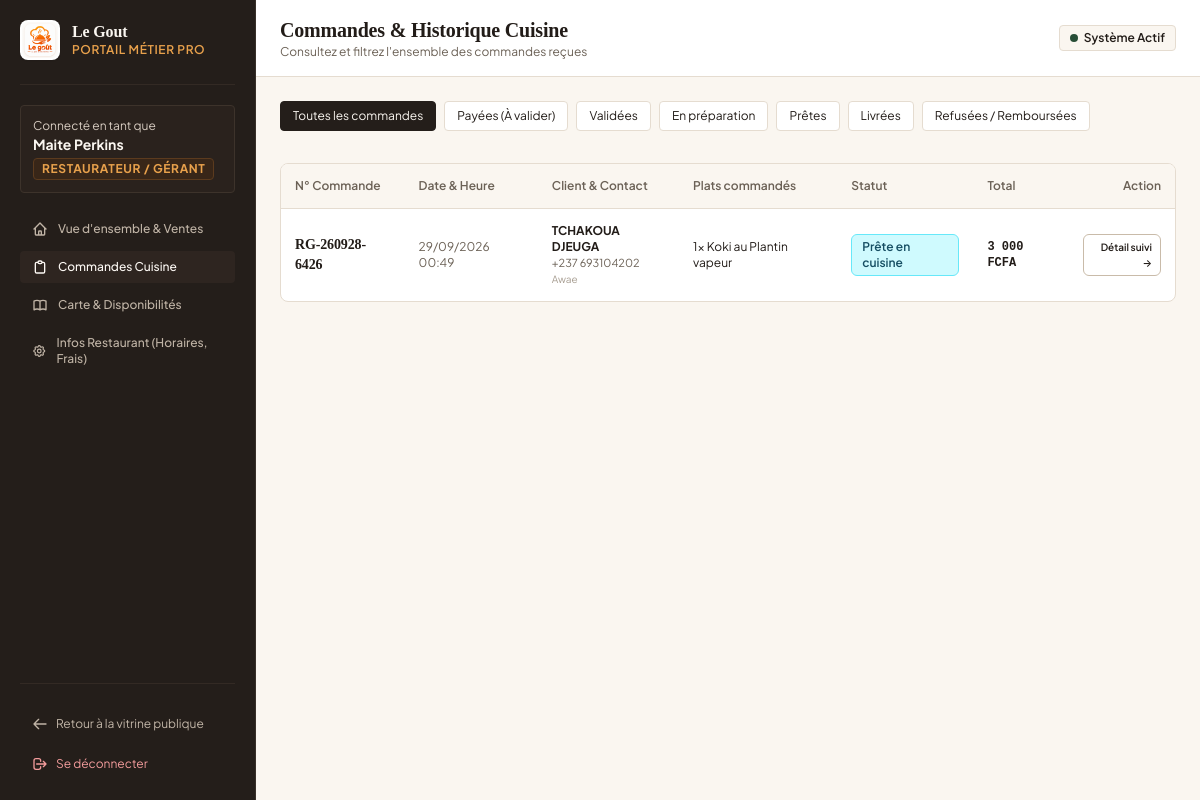
The app's page /dashboard/restaurant/commandes/ (signed in), older data.
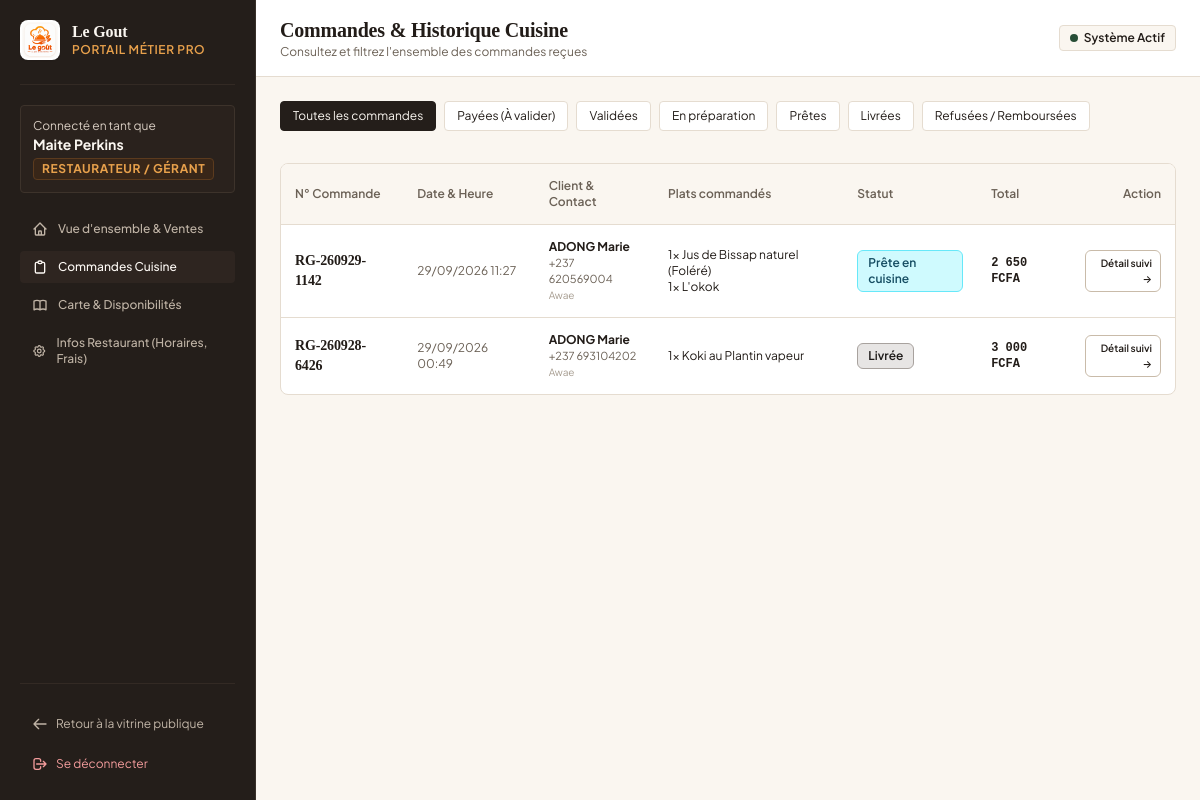
The same page, newer data.
### orders/models.py (models this page shows, shortened)
class Order(models.Model):
    STATUS_CHOICES = [
        ('en_attente_paiement', 'En attente de paiement'),
        ('payee', 'Payée - En attente de validation restaurant'),
        ('en_attente', 'En attente de validation'),
        ('validee', 'Validée par le restaurant'),
        ('confirmee', 'Confirmée par le restaurant'),
        ('en_preparation', 'En cours de préparation en cuisine'),
        ('prete', 'Prête / En attente du livreur'),
        ('en_livraison', 'En cours d\'acheminement'),
        ('livree', 'Livrée au client'),
        ('refusee', 'Refusée par le restaurant'),
        ('annulee', 'Annulée'),
    ]
    PAYMENT_METHOD_CHOICES = [
        ('wallet', 'Solde Portefeuille Simulé (10 000 FCFA Offerts)'),
        ('mtn_momo', 'MTN Mobile Money (*126#)'),
        ('orange_money', 'Orange Money (*150#)'),
        ('cinetpay', 'CinetPay (Passerelle sécurisée / Carte)'),
        ('cash_on_delivery', 'Paiement en espèces à la livraison'),
    ]
    PAYMENT_STATUS_CHOICES = [
        ('pending', 'En attente'),
        ('paid', 'Payé'),
        ('failed', 'Échec'),
        ('refunded', 'Remboursé'),
    ]
    order_number = models.CharField(max_length=40, unique=True, verbose_name="N° de commande")
    client = models.ForeignKey(
        settings.AUTH_USER_MODEL,
        on_delete=models.CASCADE,
        related_name='orders',
        verbose_name="Client"
    )
    restaurant = models.ForeignKey(
        Restaurant,
        on_delete=models.CASCADE,
        related_name='orders',
        verbose_name="Restaurant"
    )
    status = models.CharField(
        max_length=30,
        choices=STATUS_CHOICES,
        default='en_attente',
        verbose_name="Statut de la commande"
    )
    subtotal = models.PositiveIntegerField(default=0, verbose_name="Sous-total plats (FCFA)")
    delivery_fee = models.PositiveIntegerField(default=1000, verbose_name="Frais de livraison (FCFA)")
    total_amount = models.PositiveIntegerField(default=0, verbose_name="Total à payer (FCFA)")
    payment_method = models.CharField(
        max_length=30,
        choices=PAYMENT_METHOD_CHOICES,
        default='mtn_momo',
        verbose_name="Mode de règlement"
    )
    payment_status = models.CharField(
        max_length=20,
        choices=PAYMENT_STATUS_CHOICES,
        default='pending',
        verbose_name="État du paiement"
    )
    DELIVERY_TYPE_CHOICES = [
        ('delivery', 'Livraison à domicile'),
        ('pickup', 'À emporter / Retrait au restaurant'),
    ]
    delivery_type = models.CharField(
        max_length=20,
        choices=DELIVERY_TYPE_CHOICES,
        default='delivery',
        verbose_name="Mode de réception"
    )
    delivery_city = models.CharField(max_length=50, default='Douala', verbose_name="Ville de livraison")
    delivery_neighborhood = models.CharField(max_length=120, blank=True, default='', verbose_name="Quartier de livraison")
    delivery_address = models.CharField(max_length=255, blank=True, default='', verbose_name="Adresse / Rue")
    delivery_landmark = models.CharField(
        max_length=255,
        blank=True,
        default='',
        verbose_name="Repère de proximité",
        help_text="Ex: Face pharmacie de la Paix, à côté du grand manguier"
    )
    delivery_phone = models.CharField(max_length=30, verbose_name="Numéro de contact pour livraison")
    client_notes = models.TextField(blank=True, verbose_name="Consignes spéciales de dégustation ou de livraison")
    delivery_pin = models.CharField(max_length=4, default='1234', verbose_name="Code PIN de confirmation")
    created_at = models.DateTimeField(auto_now_add=True, verbose_name="Date de commande")
    updated_at = models.DateTimeField(auto_now=True, verbose_name="Dernière mise à jour")
    class Meta:
        verbose_name = "Commande"
        verbose_name_plural = "Commandes"
        ordering = ['-created_at']

class OrderItem(models.Model):
    order = models.ForeignKey(Order, on_delete=models.CASCADE, related_name='items', verbose_name="Commande")
    dish = models.ForeignKey(Dish, on_delete=models.PROTECT, related_name='order_items', verbose_name="Plat commandé")
    dish_name = models.CharField(max_length=150, verbose_name="Nom du plat")
    unit_price = models.PositiveIntegerField(verbose_name="Prix unitaire (FCFA)")
    quantity = models.PositiveIntegerField(default=1, verbose_name="Quantité")
    subtotal = models.PositiveIntegerField(verbose_name="Sous-total (FCFA)")
    selected_side = models.CharField(max_length=150, blank=True, verbose_name="Accompagnement sélectionné")
    special_instructions = models.CharField(max_length=255, blank=True, verbose_name="Remarques (ex: bien pimenté, sauce à part)")
    class Meta:
        verbose_name = "Ligne de commande"
        verbose_name_plural = "Lignes de commande"

### accounts/models.py (models this page shows, shortened)
class CustomUser(AbstractUser):
    ROLE_CHOICES = [
        ('client', 'Client'),
        ('restaurateur', 'Restaurateur / Gérant'),
        ('livreur', 'Livreur Partenaire'),
        ('admin', 'Administrateur Plateforme'),
        ('restaurant', 'Restaurateur (Legacy)'),
        ('driver', 'Livreur (Legacy)'),
    ]
    CITY_CHOICES = [
        ('Douala', 'Douala'),
        ('Yaoundé', 'Yaoundé'),
        ('Kribi', 'Kribi'),
        ('Bafoussam', 'Bafoussam'),
        ('Garoua', 'Garoua'),
    ]
    role = models.CharField(
        max_length=20,
        choices=ROLE_CHOICES,
        default='client',
        verbose_name="Rôle utilisateur"
    )
    must_change_password = models.BooleanField(
        default=False,
        verbose_name="Doit changer de mot de passe à la première connexion"
    )
    wallet_balance = models.PositiveIntegerField(
        default=0,
        verbose_name="Solde portefeuille simulé (FCFA)",
        help_text="Solde de démonstration de 10 000 FCFA offert à l'inscription"
    )
    phone = models.CharField(
        max_length=30,
        blank=True,
        verbose_name="Numéro de téléphone",
        help_text="Ex: +237 699 00 11 22 ou 677 33 44 55"
    )
    city = models.CharField(
        max_length=50,
        choices=CITY_CHOICES,
        default='Douala',
        verbose_name="Ville principale"
    )
    neighborhood = models.CharField(
        max_length=120,
        blank=True,
        verbose_name="Quartier",
        help_text="Ex: Akwa, Bonapriso, Bastos, Omnisports, Deido"
    )
    address_details = models.TextField(
        blank=True,
        verbose_name="Précisions d'adresse / Repère",
        help_text="Ex: Rue des Palmiers, face pharmacie de l'Aéroport, barrière noire"
    )
    latitude = models.FloatField(null=True, blank=True, verbose_name="Latitude")
    longitude = models.FloatField(null=True, blank=True, verbose_name="Longitude")
    avatar = models.URLField(
        blank=True,
        default='',
        verbose_name="Photo de profil (URL)"
    )
    is_verified = models.BooleanField(
        default=True,
        verbose_name="Compte vérifié"
    )
    objects = CustomUserManager()
    class Meta:
        verbose_name = "Utilisateur"
        verbose_name_plural = "Utilisateurs"

### dashboard/views.py (the view)
# urls.py: path('restaurant/commandes/', views.restaurant_orders, name='restaurant_orders'),
@restaurateur_required
def restaurant_orders(request):
    restaurant = Restaurant.get_solo()
    status_filter = request.GET.get('status')
    orders = Order.objects.filter(restaurant=restaurant).prefetch_related('items__dish').order_by('-created_at')
    if status_filter and status_filter != 'tous':
        orders = orders.filter(status=status_filter)
    context = {
        'restaurant': restaurant,
        'orders': orders,
        'current_status': status_filter or 'tous',
    }
    return render(request, 'dashboard/restaurant/orders.html', context)

### core/context_processors.py (called while the page is built, shortened)
def cart_context(request):
    cart = request.session.get('cart', {})
    total_qty = 0
    subtotal = 0
    items_preview = []
    dish_ids = [int(k) for k in cart.keys() if k.isdigit()]
    dishes_by_id = {d.id: d for d in Dish.objects.filter(id__in=dish_ids)}
    return {
        'cart_item_count': total_qty,
        'cart_subtotal': subtotal,
        'cart_items_preview': items_preview,
    }

def global_settings(request):
    restaurant = Restaurant.get_solo()
    return {
        'app_name': 'Le Gout',
        'app_tagline': restaurant.tagline if (restaurant and restaurant.tagline) else 'Saveurs Authentiques du Terroir Camerounais',
        'singleton_restaurant': restaurant,
        'support_phone': restaurant.phone if (restaurant and restaurant.phone) else '+237 690 12 34 56',
        'support_whatsapp': restaurant.phone if (restaurant and restaurant.phone) else '+237 690 12 34 56',
    }

### core/templatetags/resto_tags.py (called while the page is built)
@register.filter(name='fcfa')
def fcfa(value):
    try:
        val = int(value)
        formatted = f"{val:,}".replace(",", " ")
        return f"{formatted} FCFA"
    except (ValueError, TypeError):
        return f"{value} FCFA"

### templates/dashboard/restaurant/orders.html (shortened to what the changed rows need)
{% extends 'dashboard_base.html' %}
{% load resto_tags %}
{% block header_title %}Commandes & Historique Cuisine{% endblock %}
{% block dashboard_content %}
<div class="space-y-6">
  <div class="resto-card bg-[#FFFFFF] overflow-hidden">
    <div class="overflow-x-auto">
      <table class="w-full text-left text-xs">
        <thead class="bg-[#FAF6F0] border-b border-[#E5DCD0] text-[#6B6156]">
          <tr>
            <th class="p-3.5 font-semibold">N° Commande</th>
            <th class="p-3.5 font-semibold">Date & Heure</th>
            <th class="p-3.5 font-semibold">Client & Contact</th>
            <th class="p-3.5 font-semibold">Plats commandés</th>
            <th class="p-3.5 font-semibold">Statut</th>
            <th class="p-3.5 font-semibold">Total</th>
            <th class="p-3.5 font-semibold text-right">Action</th>
          </tr>
        </thead>
        <tbody class="divide-y divide-[#E5DCD0]">
          {% for order in orders %}
            <tr class="hover:bg-[#FAF6F0]">
              <td class="p-3.5 font-serif font-bold text-sm text-[#221C18]">{{ order.order_number }}</td>
              <td class="p-3.5 text-[#6B6156]">{{ order.created_at|date:"d/m/Y H:i" }}</td>
              <td class="p-3.5">
                <div class="font-bold text-[#221C18]">{{ order.client.get_full_name|default:order.client.username }}</div>
                <div class="text-[11px] text-[#6B6156]">{{ order.delivery_phone }}</div>
                <div class="text-[10px] text-[#A89E92]">{{ order.delivery_neighborhood }}</div>
              </td>
              <td class="p-3.5">
                {% for item in order.items.all %}
                  <div>{{ item.quantity }}x {{ item.dish_name }}</div>
                {% endfor %}
              </td>
              <td class="p-3.5">{{ order.status|status_badge }}</td>
              <td class="p-3.5 font-mono font-bold text-[#221C18]">{{ order.total_amount|fcfa }}</td>
              <td class="p-3.5 text-right space-y-1">
                <a href="{% url 'orders:tracking' order.order_number %}" class="btn-outline-warm text-[10px] py-1 px-2 inline-block">
                  Détail suivi &rarr;
                </a>
              </td>
            </tr>
          {% empty %}
            <tr>
              <td colspan="7" class="p-8 text-center text-[#6B6156]">Aucune commande trouvée pour ce filtre.</td>
            </tr>
          {% endfor %}
        </tbody>
      </table>
    </div>
  </div>
</div>
{% endblock %}

Row changes from the older to the newer data that the page shows:
added Order: order_number "RG-260929-1142", created_at "29/09/2026 11:27", client.get_full_name "ADONG Marie", delivery_phone "+237 620569004", delivery_neighborhood "Awae", status|status_badge "Prête en cuisine", total_amount|fcfa "2 650 FCFA"
added OrderItem: quantity "1", dish_name "Jus de Bissap naturel (Foléré)", shown under "RG-260929-1142"
added OrderItem: quantity "1", dish_name "L'okok", shown under "RG-260929-1142"
changed Order "RG-260928-6426": client.get_full_name "TCHAKOUA DJEUGA" → "ADONG Marie"; status "prete" → "livree" (drawn); status|status_badge "Prête en cuisine" → "Livrée"
